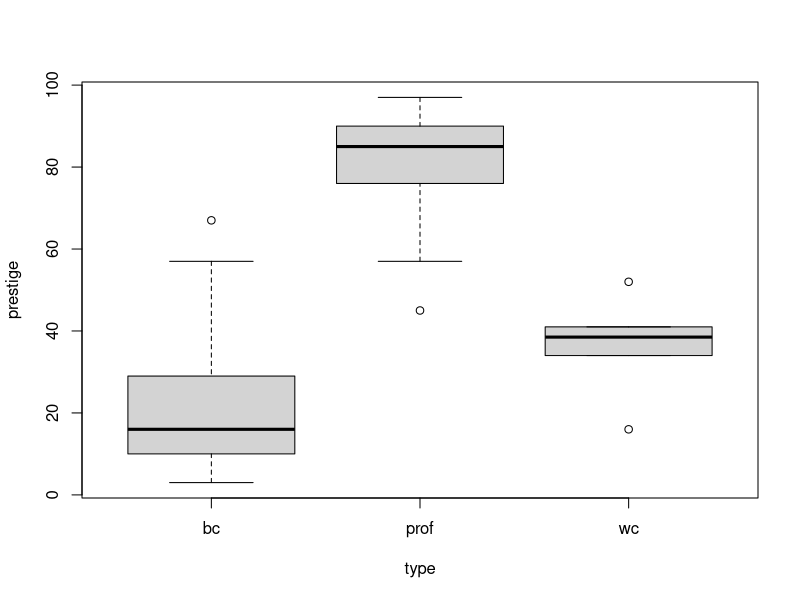
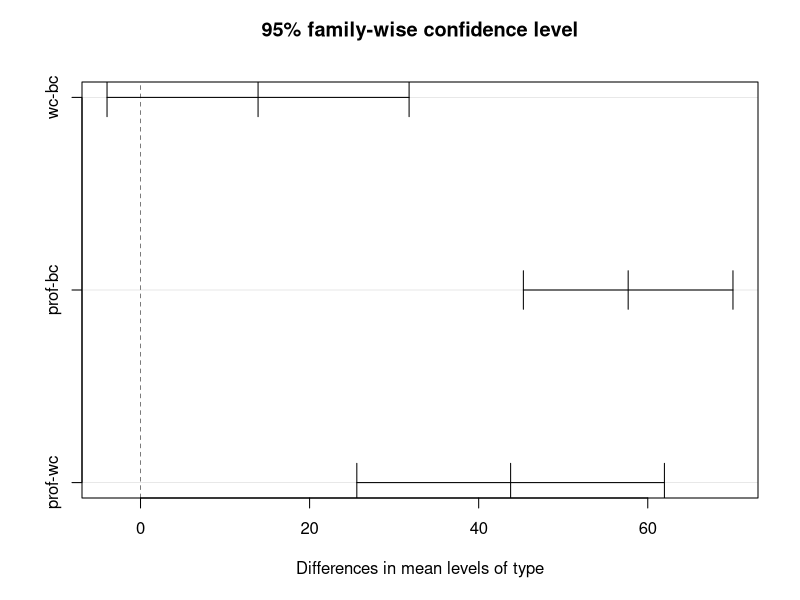
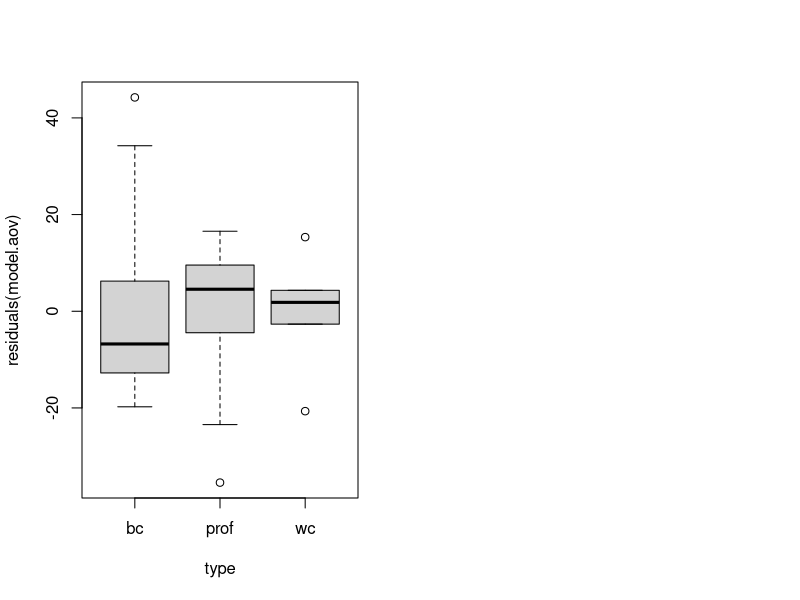

Write R code to recreate these figures, in order. (Note: this script raises an error after producing the figures.)
### Annenberg Lecture 9

setwd("/Users/bob/work/courses/annenberg/data/")
library(car)

#--------------------------------------------------
# Duncan data
#--------------------------------------------------

data(Duncan); attach(Duncan); names(Duncan)

# the types are not balanced
summary(type)

# comparison boxplots
plot(prestige ~ type)

# simple one way anova 
summary( model.aov <- aov(prestige ~ type) )

# fit as regression, dummy coding
summary( model.regr <- lm(prestige ~ type) )

# regression with effect coding
contrasts(type) <- contr.sum(levels(type))
summary( model.regr <- lm(prestige ~ type) )


# to see the means by group, use split command
sapply( split(prestige,type), mean )

# multiple comparisons using Tukey-Kramer
tk <- TukeyHSD(model.aov, ordered=TRUE)
plot(tk)

# residual plots, by group and then as qq plot
par(mfrow=c(1,2))
  plot (residuals(model.aov) ~ type)
  qq.plot (residuals(model.aov))
par(mfrow=c(1,1))

# formal test of equality of variances (not robust)
bartlett.test(residuals(model.aov) ~ type)


# simple one way anova (effect coding)
contrasts(type) <- contr.sum(levels(type))

summary( model.1 <- lm(prestige ~ type) )
anova(model.1)




#--------------------------------------------------
# 2000 Election party survey
#--------------------------------------------------

Survey <- read.table("party_survey_2000.txt", header=TRUE, sep=",")
summary(Survey)
names(Survey)

attach(Survey)

# counts and means
summary (factor(region))
tapply( party.dummy, region, mean )

# one way anova, by region as a factor (its numerically coded)
summary ( region.aov <- aov(party.dummy ~ region)  ) # big oops

# corrected
anova ( region.aov <- aov(party.dummy ~ factor(region))  )

# tukey intervals
tk <- TukeyHSD( region.aov, ordered=TRUE )


###  now by state

summary (state)
format( sapply( split(party.dummy, state), mean) , digits=2)

# one way anova
anova ( state.aov <- aov(party.dummy ~ state)  )

# tukey intervals
tk <- TukeyHSD( state.aov, ordered=TRUE )

intervals <- data.frame(tk[1])
intervals
hist(intervals[,2], probability=TRUE) # lower endpoints, pos would mean signif
lines(density(intervals[,2]))

prop.texas <- mean(party.dummy[state=="TX"])
prop.calif  <- mean(party.dummy[state=="CA"])

t.test(party.dummy[state=="TX"], party.dummy[state=="CA"])

sort( sapply( split(party.dummy, state), mean ))


#---------------------------------------------------------
#  Guyer & Fox experiment
#---------------------------------------------------------

?Guyer

data(Guyer)
summary(Guyer)

attach(Guyer)

# counts in the design  Its not balanced or these would be equal
record <- factor(condition, levels=c("A", "P"))
table(record, sex)


# means of the data, in a table
mean.table <- tapply(cooperation, list(record, sex), mean)

# profile plot, t is for transpose
matplot(t(mean.table)); matlines(t(mean.table))


# plot for all categories... outlier?
boxplot(cooperation ~ record * sex)


# analysis of variance
model.aov <- aov(cooperation ~ record * sex)
summary(model.aov)

# remove a main effect
model.aov2 <- aov(cooperation ~ record + sex)
summary(model.aov2)

boxplot(residuals(model.aov) ~ record * sex); abline(h=0, col=2, lty=2)
bartlett.test(residuals(model.aov) ~ record * sex)



# compare to linear models: effect coding
contrasts(record) <- contr.sum(levels(record));
contrasts(sex)    <- contr.sum(levels(sex));

model.regr <- lm(cooperation ~ record * sex)
summary(model.regr)
vif(model.regr)

model.regr2 <- lm(cooperation ~ record + sex)
model.regr2

# same as in the anova
anova(model.regr); anova(model.regr2)

par(mfrow=c(2,2))
  plot(model.aov)
par(mfrow=c(1,1))

TukeyHSD(model.aov, ordered=TRUE)

#---------------------------------------------------------
#  Moore and Krupat experiment 
#---------------------------------------------------------

?Moore

data(Moore)

summary(Moore)

attach(Moore)

# change the ordering in plots, tables
partner.status <- factor(partner.status, levels=c("low", "high"))
authority      <- factor(fcategory     , levels=c("low", "medium", "high"))

table(partner.status,authority)


# means of the data, in a table
mean.table <- tapply(conformity, list(partner.status, authority), mean)

# profile plot
matplot(t(mean.table)); matlines(t(mean.table))

# can you get table from the margins?
tapply(conformity, partner.status, mean)
tapply(conformity, authority     , mean)

# plot for all categories
boxplot(conformity ~ authority * partner.status)


# analysis of variance
model.aov <- aov(conformity ~ authority * partner.status)
summary(model.aov)

# without the interaction
model.aov2 <- aov(conformity ~ authority + partner.status)
summary(model.aov2)



# As a multiple regression
contrasts(authority)      <- contr.sum(levels(authority))
contrasts(partner.status) <- contr.sum(levels(partner.status))

model.regr <- lm(conformity ~ authority * partner.status)
summary(model.regr)

model.regr.no <- lm(conformity ~ authority + partner.status)

anova(model.regr.no, model.regr)

vif(model.regr)


# diagnostics

boxplot(residuals(model.aov) ~ authority * partner.status)

bartlett.test(residuals(model.aov) ~ authority * partner.status)

par(mfrow=c(2,2))
  plot(model.aov)
par(mfrow=c(1,1))


# convert to a one-way and get multiple comparisons

groups <- factor(paste(format(authority),".",format(partner.status), sep=""))
summary(groups)

one.way <- aov(conformity ~ groups)
summary(one.way)

tk <- TukeyHSD(one.way, ordered=TRUE); tk

plot(tk)


